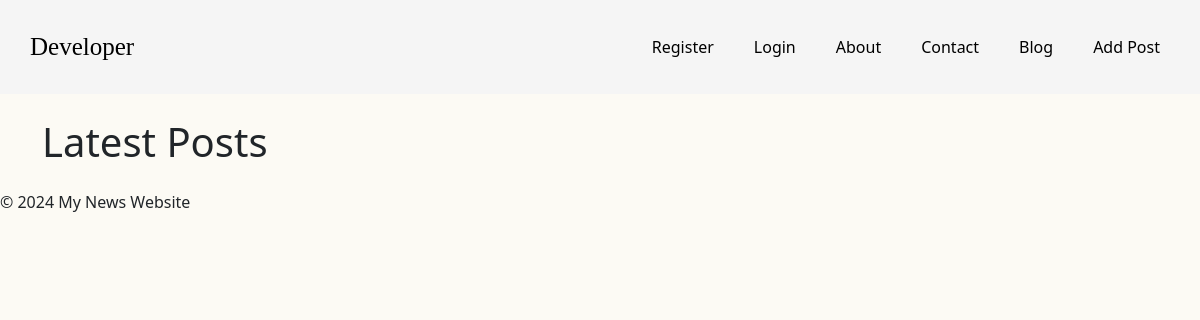
/blog/, run on an earlier commit of the app's database.
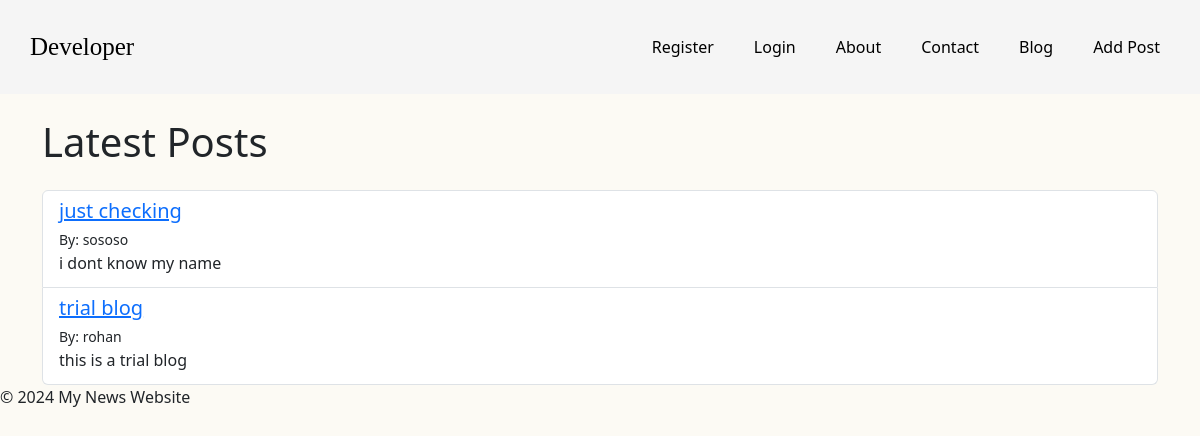
And on a later commit of the database.
### myapp/models.py (models this page shows, shortened)
class Post(models.Model):
    title = models.CharField(max_length=255)
    author = models.ForeignKey(User, on_delete=models.CASCADE)
    body = models.TextField()
    approved = models.BooleanField(default=False)

### myapp/views.py (the view)
# urls.py: path('blog/', blog.as_view(), name='blog'),
class blog(ListView):
    model = Post
    template_name = 'myapp/blog.html'
    queryset = Post.objects.filter(approved=True)

### myapp/templates/myapp/blog.html
{% extends 'myapp/base.html' %}
{% block content %}
<div class="container mt-4">
    <h1 class="mb-4">Latest Posts</h1>
    <ul class="list-group">
        {% for post in post_list %}
            <li class="list-group-item">
                <h5 class="mb-1">
                    <a href="{% url 'myapp:blog-detail' post.pk %}">{{ post.title }}</a>
                </h5>
                <small>By: {{ post.author.username }}</small><br>
                <p class="mb-1">{{ post.body }}</p>
            </li>
        {% endfor %}
    </ul>
</div>
{% endblock %}

### myapp/templates/myapp/base.html (shortened to what this page needs)
<!DOCTYPE html>
<html lang="en">
<head>
    <link href="https://cdn.jsdelivr.net/npm/bootstrap@5.3.3/dist/css/bootstrap.min.css" rel="stylesheet">
</head>
<body>
    <header>
        <header class="header">
            <a href="#" class="logo">Developer</a>
            <nav class="nav-items">
              {% if user.is_authenticated %}
                <a href="{% url 'members:logout' %}">Logout</a>
              {% else %}
                <a href="{% url 'members:register_user' %}">Register</a>
                <a href="{% url 'members:login' %}">Login</a>
              {% endif %}
              <a href="#about-me">About</a>
              <a href="{% url 'myapp:contact_form' %}">Contact</a>
              <a href="{% url 'myapp:blog' %}">Blog</a>
              <a href="{% url 'myapp:add_post' %}">Add Post</a>
            </nav>
          </header>
    </header>
    <main>
        {% block content %}
        {% endblock %}
    </main>
    <footer>
        <p>&copy; 2024 My News Website</p>
    </footer>
</body>
</html>

### myapp/templates/myapp/base.html (style rules this page uses)
body { margin: 0; box-sizing: border-box; background-color: #FCFAF4; }
.header { display: flex; justify-content: space-between; align-items: center; background-color: #f5f5f5; }
.header .logo { font-size: 25px; font-family: 'Sriracha', cursive; color: #000; text-decoration: none; margin-left: 30px; }
.nav-items { display: flex; justify-content: space-around; align-items: center; background-color: #f5f5f5; margin-right: 20px; }
.nav-items a { text-decoration: none; color: #000; padding: 35px 20px; }

What changed in the data, as far as the page shows it:
added Post: title "just checking", author.username "sososo", body "i dont know my name"
added Post: title "trial blog", author.username "rohan", body "this is a trial blog"
